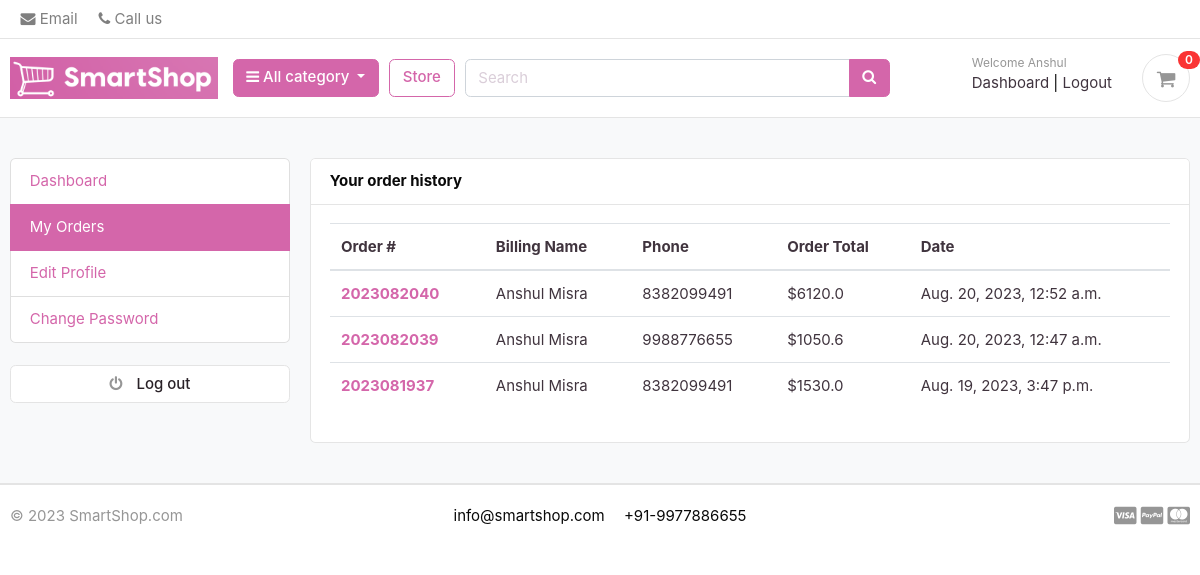
Page /accounts/my_orders/ (signed in) on the committed database.
### accounts/models.py (models this page shows, shortened)
class Account(AbstractBaseUser):
    first_name = models.CharField(max_length=50)
    last_name = models.CharField(max_length=50)
    username = models.CharField(max_length=50, unique=True)
    email = models.EmailField(max_length=100, unique=True)
    phone_number = models.CharField(max_length=12)
    date_joined = models.DateTimeField(auto_now_add=True)
    last_login = models.DateTimeField(auto_now_add=True)
    is_admin = models.BooleanField(default=False)
    is_staff = models.BooleanField(default=False)
    is_active = models.BooleanField(default=False)
    is_superadmin = models.BooleanField(default=False)
    USERNAME_FIELD = 'email'
    REQUIRED_FIELDS = ['username', 'first_name', 'last_name']
    objects = MyAccountManager()

### orders/models.py (models this page shows, shortened)
class Order(models.Model):
    STATUS = (
        ('New', 'New'),
        ('Accepted', 'Accepted'),
        ('Completed', 'Completed'),
        ('Cancelled', 'Cancelled'),
    )
    user = models.ForeignKey(Account, on_delete=models.SET_NULL, null=True)
    payment = models.ForeignKey(Payment, on_delete=models.SET_NULL, blank=True, null=True)
    order_number = models.CharField(max_length=20)
    first_name = models.CharField(max_length=50)
    last_name = models.CharField(max_length=50)
    phone = models.CharField(max_length=15)
    email = models.EmailField(max_length=50)
    address_line_1 = models.CharField(max_length=50)
    address_line_2 = models.CharField(max_length=50, blank=True)
    country = models.CharField(max_length=50)
    state = models.CharField(max_length=50)
    city = models.CharField(max_length=50)
    order_note = models.CharField(max_length=100, blank=True)
    order_total = models.FloatField()
    tax = models.FloatField()
    status = models.CharField(max_length=10, choices=STATUS, default='New')
    ip = models.CharField(blank=True, max_length=20)
    is_ordered = models.BooleanField(default=False)
    created_at = models.DateTimeField(auto_now_add=True)
    updated_at = models.DateTimeField(auto_now=True)
    def full_name(self):
        return f'{self.first_name} {self.last_name}'

### accounts/views.py (the view)
# urls.py: path('my_orders/', views.my_orders, name='my_orders'),
@login_required(login_url='login')
def my_orders(request):
    orders = Order.objects.filter(user=request.user, is_ordered=True).order_by('-created_at')
    context = {
        'orders': orders,
    }
    return render(request, 'accounts/my_orders.html', context)

### carts/context_processors.py (called while the page is built)
def counter(request):
    cart_count = 0
    if 'admin' in request.path:
        return {}
    else:
        try:
            cart = Cart.objects.filter(cart_id=_cart_id(request))
            if request.user.is_authenticated:
                cart_items = CartItem.objects.all().filter(user=request.user)
            else:
                cart_items = CartItem.objects.all().filter(cart=cart[:1])
            for cart_item in cart_items:
                cart_count += cart_item.quantity
        except Cart.DoesNotExist:
            cart_count = 0
    return dict(cart_count=cart_count)

### carts/views.py (called while the page is built)
def _cart_id(request):
    cart = request.session.session_key
    if not cart:
        cart = request.session.create()
    return cart

### category/context_processors.py (called while the page is built)
def menu_links(request):
    links = Category.objects.all()
    return dict(links=links)

### category/models.py (called while the page is built)
    def get_url(self):
        return reverse('products_by_category', args=[self.slug])

### templates/accounts/my_orders.html (shortened to what this page needs)
{% extends 'base.html' %}
{% block content %}
<section class="section-conten padding-y bg">
<div class="container">
	<div class="row">
	{% include 'includes/dashboard_sidebar.html' %}
	<main class="col-md-9">
		<article class="card">
		<header class="card-header">
			<strong class="d-inline-block mr-3">Your order history</strong>
		</header>
		<div class="card-body">
			<div class="row">
			<div class="col-md-12">
				<table class="table table-hover">
				  <thead>
				    <tr>
				      <th scope="col">Order #</th>
				      <th scope="col">Billing Name</th>
				      <th scope="col">Phone</th>
				      <th scope="col">Order Total</th>
							<th scope="col">Date</th>
				    </tr>
				  </thead>
				  <tbody>
						{% for order in orders %}
				    <tr>
				      <th scope="row"><a href="{% url 'order_detail' order.order_number %}">{{order.order_number}}</a></th>
				      <td>{{order.full_name}}</td>
				      <td>{{order.phone}}</td>
				      <td>${{order.order_total}}</td>
							<td>{{order.created_at}}</td>
				    </tr>
				{% endfor %}
				  </tbody>
				</table>
			</div>
			</div>
		</div>
		</article>
	</main>
</div>
</div>
</section>
{% endblock %}

### templates/includes/navbar.html (shortened to what this page needs)
{% load static %}
<header class="section-header">
    <nav class="navbar p-md-0 navbar-expand-sm navbar-light border-bottom">
    <div class="container">
      <div class="collapse navbar-collapse" id="navbarTop4">
        <ul class="navbar-nav">
            <li><a href="mailto:help@smartshop.com" class="nav-link"> <i class="fa fa-envelope"></i> Email </a></li>
            <li><a href="tel:9977886655" class="nav-link"> <i class="fa fa-phone"></i> Call us </a></li>
        </ul>
      </div>
    </div>
    </nav>
    <section class="header-main border-bottom">
        <div class="container">
    <div class="row align-items-center">
        <div class="col-lg-2 col-md-3 col-6">
            <a href="{% url 'home' %}" class="brand-wrap">
                <img class="logo" src="{% static './images/logo.png' %}">
            </a>
        </div>
        <div class="col-lg col-sm col-md col-6 flex-grow-0">
            <div class="category-wrap dropdown d-inline-block float-right">
                <button type="button" class="btn btn-primary dropdown-toggle ml-4" data-toggle="dropdown">
                    <i class="fa fa-bars"></i> All category
                </button>
            </div>
        </div>
        <a href="{% url 'store' %}" class="btn btn-outline-primary">Store</a>
        <div class="col-lg  col-md-6 col-sm-12 col">
            <form action="{% url 'search' %}" class="search" method='GET'>
                <div class="input-group w-100">
                    <input type="text" class="form-control" style="width:60%;" placeholder="Search" name="keyword" required>
                    <div class="input-group-append">
                      <button class="btn btn-primary" type="submit">
                        <i class="fa fa-search"></i>
                      </button>
                    </div>
                </div>
            </form>
        </div>
        <div class="col-lg-3 col-sm-6 col-8 order-2 order-lg-3">
                    <div class="d-flex justify-content-end mb-3 mb-lg-0">
                        {% if user.id is None %}
                        <div class="widget-header">
                            <small class="title text-muted">Welcome guest!</small>
                            <div>
                                <a href="{% url 'login' %}">Sign in</a> <span class="dark-transp"> | </span>
                                <a href="{% url 'register' %}"> Register</a>
                            </div>
                        </div>
                        {% else %}
                        <div class="widget-header">
                            <small class="title text-muted">Welcome {{user.first_name}}</small>
                            <div>
                                <a href="{% url 'dashboard' %}">Dashboard</a> <span class="dark-transp"> | </span>
                                <a href="{% url 'logout' %}">Logout</a>
                            </div>
                        </div>
                        {%endif%}
                        <a href="{% url 'cart' %}" class="widget-header pl-3 ml-3">
                            <div class="icon icon-sm rounded-circle border"><i class="fa fa-shopping-cart"></i></div>
                            <span class="badge badge-pill badge-danger notify">{{ cart_count }}</span>
                        </a>
                    </div>
                </div>
    </div>
        </div>
    </section>
</header>

### static/css/ui.css (style rules this page uses)
html { font-family: "Inter", sans-serif; font-size: 15px; }
.icon-xs, .icon-sm, .icon-md, .icon-lg { display: inline-block; text-align: center; flex-shrink: 0; flex-grow: 0; }
.icon-sm { width: 48px; height: 48px; line-height: 48px !important; font-size: 20px; }
.padding-y { padding-top: 40px; padding-bottom: 40px; }
article:after, .form-group:after { display: block; clear: both; content: ""; }
.bg { background-color: #f8f9fa; }
.header-main { position: relative; padding-top: 1rem; padding-bottom: 1rem; }
.brand-wrap .logo, .navbar-brand .logo { margin-right: 7px; max-height: 42px; display: inline-block; }
.widget-header { display: inline-block; vertical-align: middle; position: relative; }
.widget-header a { color: #40343f; }
.widget-header i { color: #969696; }
.widget-header .title { display: block; }
.widget-header .notify { position: absolute; top: -3px; right: -10px; }
.notify { position: absolute; top: -4px; right: -10px; display: inline-block; padding: 0.25em 0.6em; font-size: 12px; line-height: 1; text-align: center; border-radius: 3rem; color: #fff; background-color: #fa3434; }

### rows in the picture
Account: first_name "Anshul"
Order: order_number "2023082040", full_name "Anshul Misra", phone "8382099491", order_total "6120.0", created_at "Aug. 20, 2023, 12:52 a.m."
Order: order_number "2023082039", full_name "Anshul Misra", phone "9988776655", order_total "1050.6", created_at "Aug. 20, 2023, 12:47 a.m."
Order: order_number "2023081937", full_name "Anshul Misra", phone "8382099491", order_total "1530.0", created_at "Aug. 19, 2023, 3:47 p.m."

### other values in the picture
{{ cart_count }} "0"
